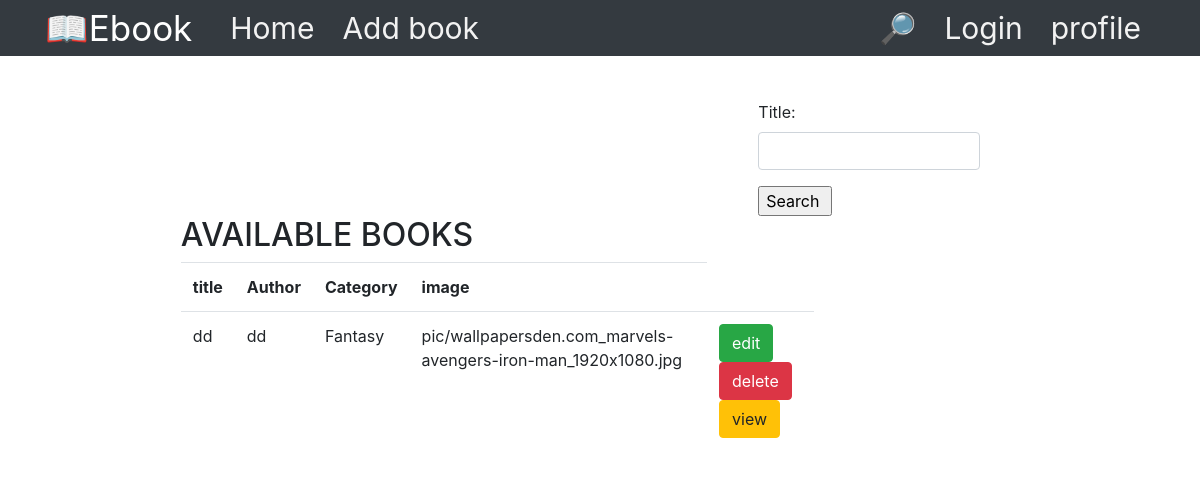
The page /getbooks (signed in) on the database as committed earlier.
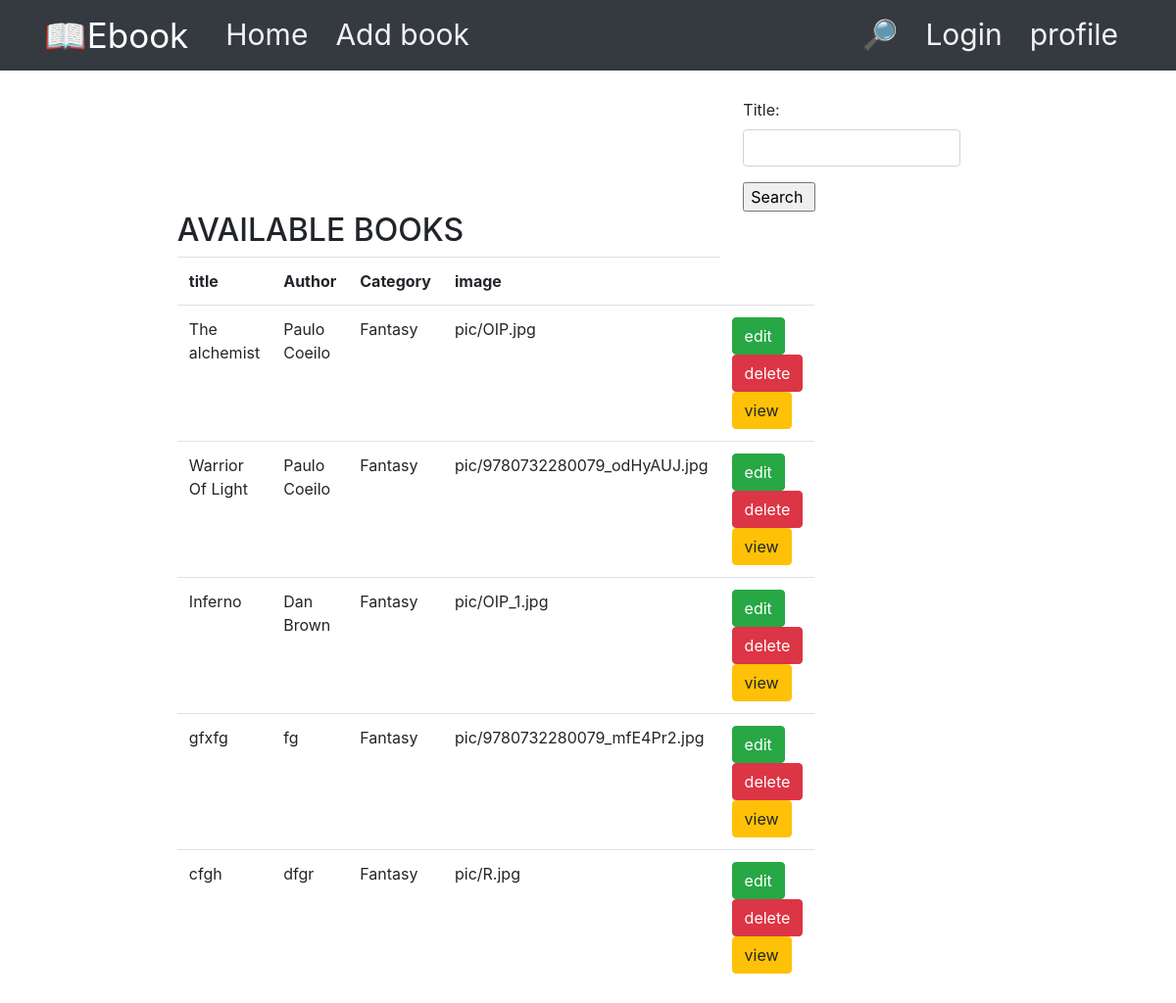
The same page on the database as committed later.
### ebook/models.py (models this page shows)
class Books(models.Model):
    CATEGORY = (
        ('Fantasy','Fantasy'),
        ('Literary','Literary'),
        ('Mystery','Mystery'),
        ('Non-Fiction','Non-Fiction'),
        ('Science','Science'),
        ('Fiction','Fiction'),
        ('Thriller','Thriller'),
    )
    STAR = (
        ("1", "One"),
        ("2", "Two"),
        ("3", "Three"),
        ("4", "Four"),
        ("5", "Five"),
    )
    title = models.CharField(max_length=100, null=True)
    category = models.CharField(max_length=200, choices=CATEGORY, default='')
    author = models.CharField(max_length=100, null=True)
    rating = models.CharField(max_length=200, choices=STAR, default='')
    favourites = models.BooleanField(default='')
    image = models.ImageField(upload_to='pic',blank=True)
    user = models.ForeignKey(User, on_delete=models.CASCADE, null=True)

### ebook/views.py (the view, shortened to what this page needs)
# urls.py: path("getbooks", get_books, name="search"),
def get_books(request):
    if request.user.is_authenticated:
        form = SearchForm()
        context = {}
        boks = Books.objects.all()
        context["boks"] = boks
        context["form"] = form
        return render(request, "list.html", context)
    else:
        return redirect("home")

### ebook/forms.py
class SearchForm(forms.Form):
    title=forms.CharField(max_length=50,widget=(forms.TextInput(attrs={'class':"form-control"})))

### ebook/templates/list.html (shortened to what this page needs)
{% extends "base.html" %}
{% block content %}
<div class="col-md-10">
<div class="container">
    <div class="row">
        <div class="col-4"></div>
        <div class="col-4"></div>
        <div class="col-4">
            <form action="" method="post"style="margin-left:80px;margin-top:100px">
                {{form.as_p}}
                <input  type="submit" value="Search ">
            </form>
        </div>
    </div>
    <div class="row">
        <div class="col-2"></div>
        <div class="col-8">
            <h2>AVAILABLE BOOKS</h2>
            <table class="table mt-6 ">
                <tr>
                    <th>title</th>
                    <th>Author</th>
                    <th>Category</th>
                    <th>image</th>
                </tr>
                {%if boks%}
                {%for book in boks%}
                <tr>
                    <td>{{book.title}}</td>
                    <td>{{book.author}}</td>
                    <td>{{book.category}}</td>
                    <td>{{book.image}}</td>
                <td>
                    <a class="btn btn-success ms-2" href="{%url 'change' book.id%}">edit</a>
                    <a class="btn btn-danger ms-2" href="{%url 'remove' book.id%}">delete</a>
                    <a class="btn btn-warning ms-2" href="{%url 'details' book.id%}">view</a>
                </td>
                </tr>
                {% endfor %}
                {% else %}
                <tr>
                    <td colspan="8">
                        <h3>NO Books Found</h3>
                    </td>
                </tr>
                {%endif%}
            </table>
        </div>
        <div class="col-4"></div>
    </div>
</div>
</div>
{% endblock content %}

Rows that differ between the two databases and show on the page:
removed Books: title "dd", author "dd", category "Fantasy", image "pic/wallpapersden.com_marvels-avengers-iron-man_1920x1080.jpg"
added Books: title "The alchemist", author "Paulo Coeilo", category "Fantasy", image "pic/OIP.jpg"
added Books: title "Warrior Of Light", author "Paulo Coeilo", category "Fantasy", image "pic/9780732280079_odHyAUJ.jpg"
added Books: title "Inferno", author "Dan Brown", category "Fantasy", image "pic/OIP_1.jpg"
added Books: title "gfxfg", author "fg", category "Fantasy", image "pic/9780732280079_mfE4Pr2.jpg"
added Books: title "cfgh", author "dfgr", category "Fantasy", image "pic/R.jpg"
